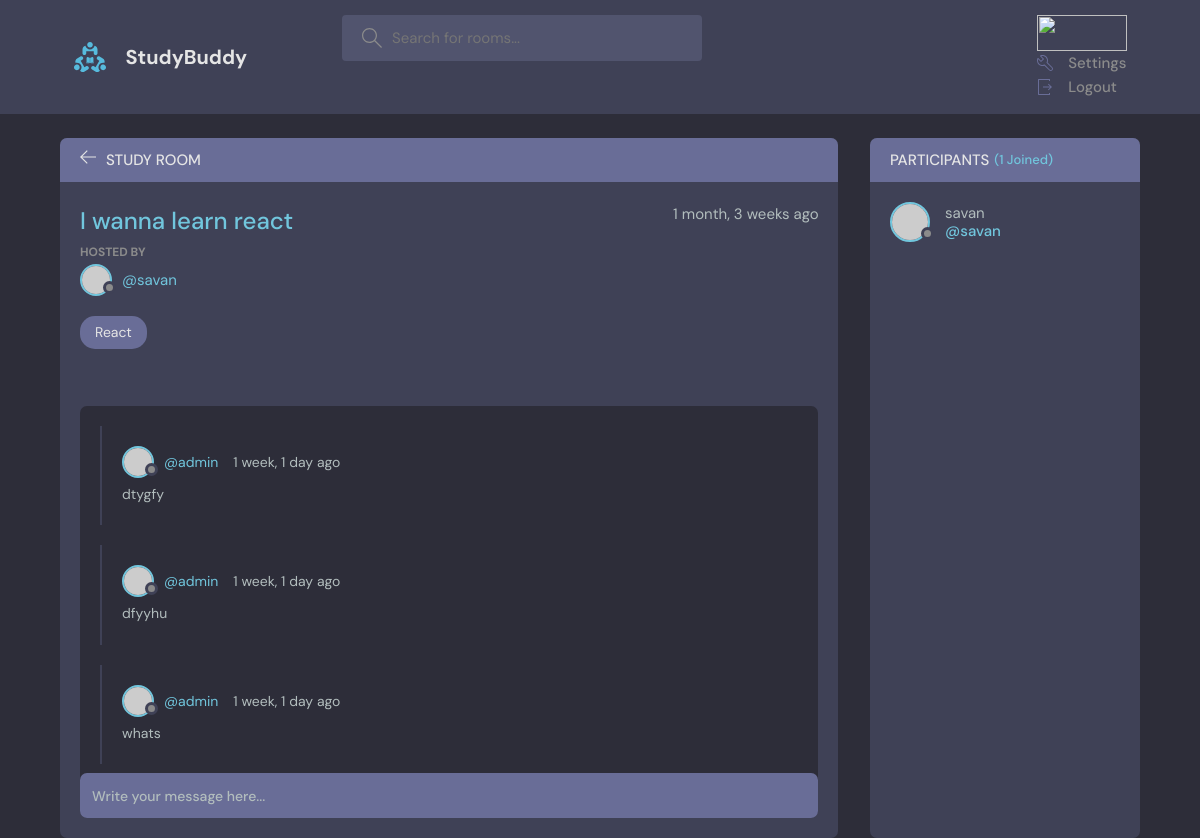
Page /room/3 on the committed database.
### base/models.py (models this page shows, shortened)
class Room(models.Model):
    host = models.ForeignKey(User, on_delete=models.SET_NULL, null=True)
    topic = models.ForeignKey(Topic, on_delete=models.SET_NULL, null=True)
    name = models.CharField(max_length=200)
    description = models.TextField(null=True, blank=True)
    participants = models.ManyToManyField(User, related_name="participants", blank=True)
    updated = models.DateTimeField(auto_now=True)
    created = models.DateTimeField(auto_now_add=True)
    class Meta:
        ordering = ['-updated','-created']

class Topic(models.Model):
    name = models.CharField(max_length=200)
    def __str__(self):
        return self.name

class Message(models.Model):
    user = models.ForeignKey(User, on_delete=models.CASCADE)
    room = models.ForeignKey(Room, on_delete=models.CASCADE)
    body = models.TextField()
    updated = models.DateTimeField(auto_now=True)
    created = models.DateTimeField(auto_now_add=True)
    class Meta:
        ordering = ['-updated','-created']

### base/views.py (the view, shortened to what this page needs)
# urls.py: path('room/<int:pk>',views.room, name='room'),
def room(request, pk):
    room = Room.objects.get(id=pk)
    room_messages = room.message_set.all().order_by('-created')
    participants = room.participants.all()
    context = { 'room': room, 'room_messages':room_messages, 'participants':participants }
    return render(request, 'base/room.html', context)

### base/templates/base/room.html (shortened to what this page needs)
{% extends 'studybud/templates/main.html' %}
{% block content %}
    <main class="profile-page layout layout--2">
      <div class="container">
        <div class="room">
          <div class="room__top">
            <div class="room__topLeft">
              <a href="{% url 'home' %}">
                <svg version="1.1" xmlns="http://www.w3.org/2000/svg" width="32" height="32" viewBox="0 0 32 32">
                  <title>arrow-left</title>
                  <path
                    d="M13.723 2.286l-13.723 13.714 13.719 13.714 1.616-1.611-10.96-10.96h27.625v-2.286h-27.625l10.965-10.965-1.616-1.607z"
                  ></path>
                </svg>
              </a>
              <h3>Study Room</h3>
            </div>
          </div>
          <div class="room__box scroll">
            <div class="room__header scroll">
              <div class="room__info">
                <h3>{{room.name}}</h3>
                <span>{{room.created|timesince}} ago</span>
              </div>
              <div class="room__hosted">
                <p>Hosted By</p>
                <a href="{% url 'user-profile' room.host.id %}" class="room__author">
                  <div class="avatar avatar--small">
                    <img src="https://randomuser.me/api/portraits/men/37.jpg" />
                  </div>
                  <span>@{{room.host.username}}</span>
                </a>
              </div>
              <span class="room__topics">{{room.topic}}</span>
            </div>
            <div class="room__conversation">
              <div class="threads scroll">
                {%for message in room_messages %}
                <div class="thread">
                  <div class="thread__top">
                    <div class="thread__author">
                      <a href="{% url 'user-profile' message.user.id %}" class="thread__authorInfo">
                        <div class="avatar avatar--small">
                          <img src="https://randomuser.me/api/portraits/men/37.jpg" />
                        </div>
                        <span>@{{message.user.username}}</span>
                      </a>
                      <span class="thread__date">{{message.created|timesince}} ago</span>
                    </div>
                  </div>
                  <div class="thread__details">
                    {{message.body}}
                  </div>
                </div>
                {% endfor %}
              </div>
            </div>
          </div>
          <div class="room__message">
            <form action="" method="POST">
              <input name="body" placeholder="Write your message here..." />
            </form>
          </div>
        </div>
        <div class="participants">
          <h3 class="participants__top">Participants <span>({{participants.count}} Joined)</span></h3>
          <div class="participants__list scroll">
            {% for user in participants %}
            <a href="{% url 'user-profile' user.id %}" class="participant">
              <div class="avatar avatar--medium">
                <img src="https://randomuser.me/api/portraits/men/37.jpg" />
              </div>
              <p>
                {{user.username}}
                <span>@{{user.username}}</span>
              </p>
            </a>
            {% endfor %}
          </div>
        </div>
      </div>
    </main>
    {% endblock content %}

### rows in the picture
Room: name "I wanna learn react", created "1 month, 3 weeks", host.username "savan", topic "React"
Message: user.username "admin", created "1 week, 1 day", body "dtygfy"
Message: user.username "admin", created "1 week, 1 day", body "dfyyhu"
Message: user.username "admin", created "1 week, 1 day", body "whats"

### other values in the picture
{{ participants.count }} "1"
{{ user.username }} "savan"
